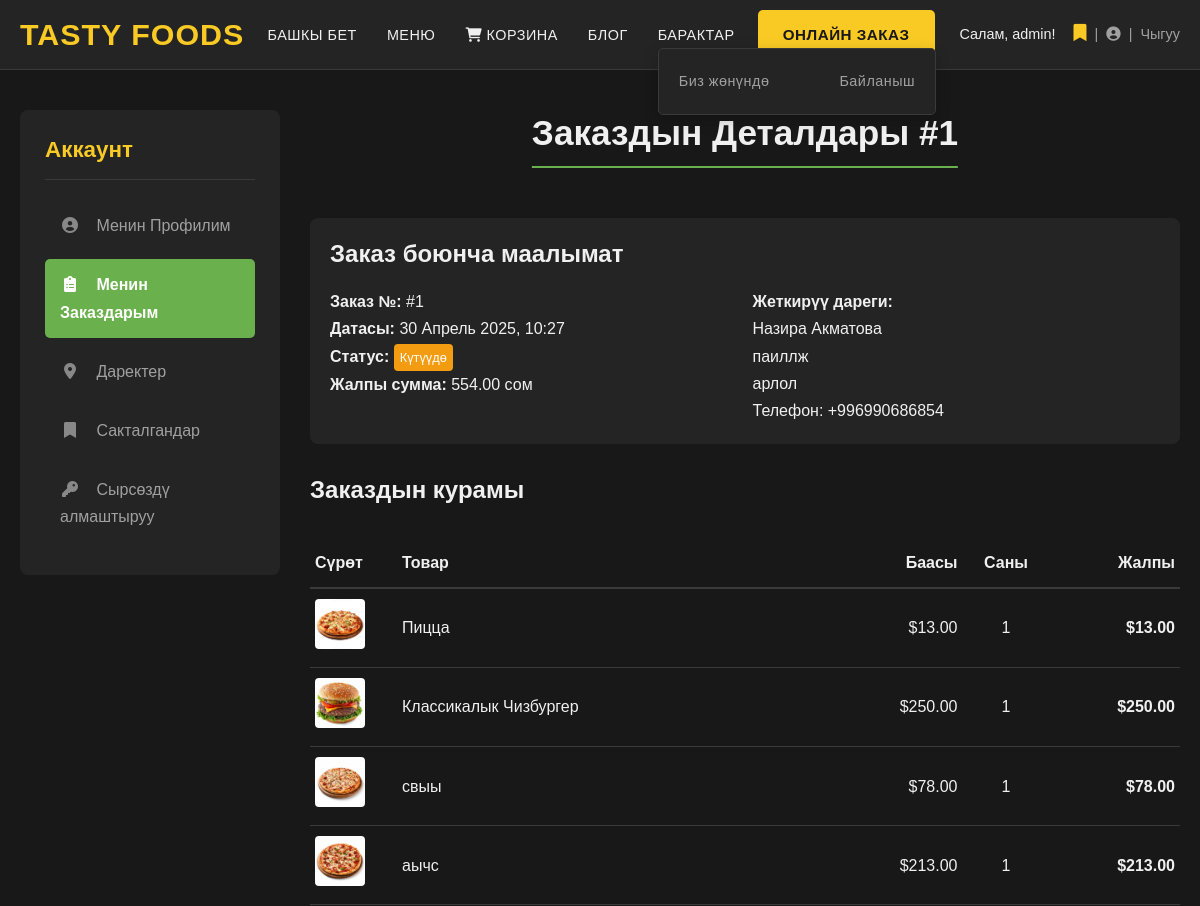
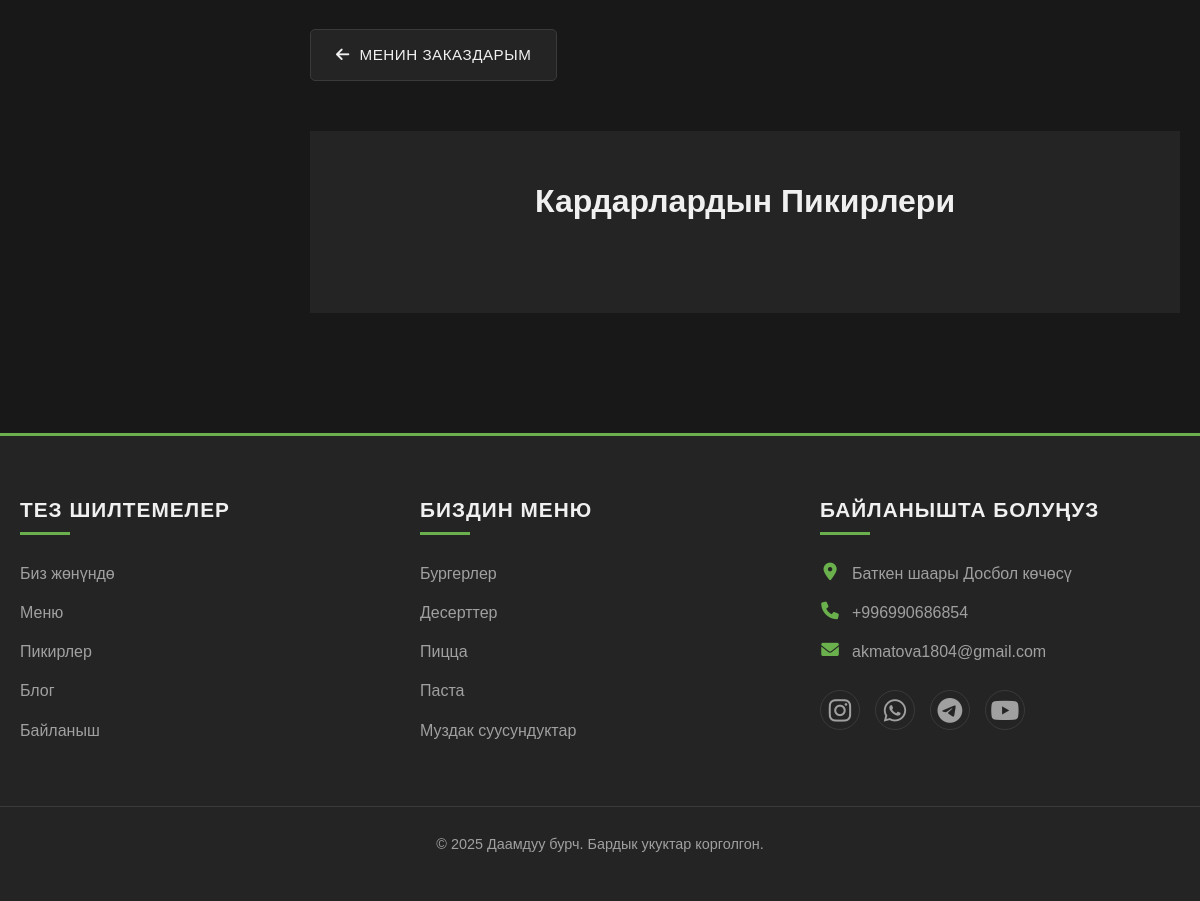
Screenshot of /my-account/orders/1/ (signed in) with the database file from the repository (2 pictures, top to bottom).
### menu/models.py (models this page shows, shortened)
class Order(models.Model):
    user = models.ForeignKey(settings.AUTH_USER_MODEL, on_delete=models.SET_NULL, null=True, blank=True, verbose_name=_("Колдонуучу"))
    first_name = models.CharField(_("Аты"), max_length=100); last_name = models.CharField(_("Фамилиясы"), max_length=100)
    email = models.EmailField(_("Email"), blank=True); phone = models.CharField(_("Телефон номери"), max_length=20)
    address = models.CharField(_("Дареги"), max_length=250); postal_code = models.CharField(_("Почта индекси"), max_length=20, blank=True)
    city = models.CharField(_("Шаар"), max_length=100); created_at = models.DateTimeField(_("Түзүлгөн убакыт"), auto_now_add=True)
    updated_at = models.DateTimeField(_("Жаңыланган убакыт"), auto_now=True); paid = models.BooleanField(_("Төлөндү"), default=False)
    STATUS_CHOICES = ( ('Pending', _('Күтүүдө')), ('Processing', _('Иштетүүдө')), ('Shipped', _('Жөнөтүлдү')), ('Delivered', _('Жеткирилди')), ('Cancelled', _('Жокко чыгарылды')), )
    status = models.CharField(_("Статус"), max_length=10, choices=STATUS_CHOICES, default='Pending')
    class Meta: ordering = ('-created_at',); verbose_name = _("Заказ"); verbose_name_plural = _("Заказдар")
    def get_total_cost(self): return sum(item.get_cost() for item in self.items.all())

class OrderItem(models.Model):
    order = models.ForeignKey(Order, related_name='items', on_delete=models.CASCADE, verbose_name=_("Заказ"))
    product = models.ForeignKey(Product, related_name='order_items', on_delete=models.CASCADE, verbose_name=_("Товар"))
    price = models.DecimalField(_("Баасы (заказ учурунда)"), max_digits=10, decimal_places=2)
    quantity = models.PositiveIntegerField(_("Саны"), default=1)
    class Meta: verbose_name = _("Заказ Элементи"); verbose_name_plural = _("Заказ Элементтери")
    def get_cost(self): return self.price * self.quantity

class Product(models.Model):
    category = models.ForeignKey(Category, related_name='products', on_delete=models.SET_NULL, null=True, blank=True, verbose_name=_("Категория"))
    name = models.CharField(max_length=200, verbose_name=_("Аты"))
    slug = models.SlugField(max_length=220, unique=True, blank=True, verbose_name="Слаг (авто)")
    description = models.TextField(blank=True, null=True, verbose_name=_("Сүрөттөмө"))
    price = models.DecimalField(max_digits=10, decimal_places=2, verbose_name=_("Баасы (сом)")) # Доллар эмес, сом
    image = models.ImageField(upload_to='product_images/', blank=True, null=True, verbose_name=_("Сүрөт"))
    rating = models.FloatField( validators=[MinValueValidator(0.0), MaxValueValidator(5.0)], default=0.0, verbose_name=_("Рейтинг (0-5)"))
    discount_percentage = models.PositiveIntegerField(null=True, blank=True, verbose_name=_("Скидка (%)"))
    discount_message = models.CharField(max_length=100, blank=True, null=True, verbose_name=_("Скидка билдирүүсү"))
    saved_by = models.ManyToManyField(settings.AUTH_USER_MODEL, related_name='saved_products', blank=True, verbose_name=_("Кимдер сактады"))
    is_active = models.BooleanField(default=True, verbose_name=_("Активдүү (көрүнгөн)"))
    created_at = models.DateTimeField(auto_now_add=True, verbose_name=_("Түзүлгөн дата"))
    updated_at = models.DateTimeField(auto_now=True, verbose_name=_("Жаңыланган дата"))
    def get_absolute_url(self): return reverse('menu:product_detail', args=[self.slug])
    class Meta: verbose_name = _("Товар (Тамак)"); verbose_name_plural = _("Товарлар (Тамактар)"); ordering = ['-created_at']
    def get_image_url(self):
        if self.image and hasattr(self.image, 'url'): return self.image.url
        from django.templatetags.static import static; return static('menu/placeholder.png')

### menu/views.py (the view)
# urls.py: path('my-account/orders/<int:order_id>/', views.order_detail_view, name='order_detail'),
@login_required
def order_detail_view(request, order_id):
    order = get_object_or_404(Order, id=order_id, user=request.user)
    order_items = order.items.all().select_related('product')
    categories = Category.objects.filter(is_active=True)
    context = { 'order': order, 'order_items': order_items, 'page_title': _("Заказдын Деталдары") + f" #{order.id}", 'active_nav': 'my_orders', 'categories': categories, }
    return render(request, 'menu/order_detail.html', context)

### templates/menu/order_detail.html (shortened to what this page needs)
{% extends 'menu/base.html' %}
{% load static %}
{% load i18n %}
{% load l10n %}
{% block sidebar %}
    {% include 'menu/includes/_sidebar.html' %}
{% endblock sidebar %}
{% block content %}
    <h1>{{ page_title }}</h1>
    <div class="order-detail-container" style="margin-top: 20px;">
        <div class="order-summary" style="background-color: var(--bg-card); padding: 20px; border-radius: 8px; margin-bottom: 30px;">
            <h3>{% translate "Заказ боюнча маалымат" %}</h3>
            <div style="display: grid; grid-template-columns: repeat(auto-fit, minmax(250px, 1fr)); gap: 15px;">
                <div>
                    <strong>{% translate "Заказ №" %}:</strong> #{{ order.id }}<br>
                    <strong>{% translate "Датасы" %}:</strong> {{ order.created_at|date:"d F Y, H:i" }}<br>
                    <strong>{% translate "Статус" %}:</strong>
                    <span class="status-badge status-{{ order.status|lower }}"
                          style="padding: 3px 6px; border-radius: 4px; font-size: 0.8em; font-weight: 500; color: #fff;">
                        {{ order.get_status_display }}
                    </span><br>
                    <strong>{% translate "Жалпы сумма" %}:</strong> {{ order.get_total_cost|floatformat:2 }}  {% translate "сом" %}
                </div>
                <div>
                    <strong>{% translate "Жеткирүү дареги" %}:</strong><br>
                    {{ order.first_name }} {{ order.last_name }}<br>
                    {{ order.address }}<br>
                    {{ order.city }}{% if order.postal_code %}, {{ order.postal_code }}{% endif %}<br>
                    {% translate "Телефон:" %} {{ order.phone }}<br>
                </div>
            </div>
        </div>
        <h3>{% translate "Заказдын курамы" %}</h3>
        <div style="overflow-x: auto;">
            <table class="order-items-table" style="width: 100%; min-width: 500px; border-collapse: collapse; margin-top: 15px;">
                <thead>
                    <tr style="border-bottom: 2px solid var(--border-color);">
                        <th style="text-align: left; padding: 10px 5px; width: 10%;">{% translate "Сүрөт" %}</th>
                        <th style="text-align: left; padding: 10px 5px;">{% translate "Товар" %}</th>
                        <th style="text-align: right; padding: 10px 5px; width: 15%;">{% translate "Баасы" %}</th>
                        <th style="text-align: center; padding: 10px 5px; width: 10%;">{% translate "Саны" %}</th>
                        <th style="text-align: right; padding: 10px 5px; width: 15%;">{% translate "Жалпы" %}</th>
                    </tr>
                </thead>
                <tbody>
                    {% for item in order_items %}
                    <tr style="border-bottom: 1px solid var(--border-color);">
                        <td style="padding: 10px 5px;">
                            {% if item.product.get_image_url %}
                            <img src="{{ item.product.get_image_url }}" alt="{{ item.product.name }}" style="width: 50px; height: 50px; object-fit: cover; border-radius: 4px;">
                            {% endif %}
                        </td>
                        <td style="padding: 10px 5px;">
                            {% if item.product %}
                                <a href="{{ item.product.get_absolute_url }}">{{ item.product.name }}</a>
                            {% else %}
                                {% translate "Товар өчүрүлгөн" %}
                            {% endif %}
                        </td>
                        <td style="text-align: right; padding: 10px 5px;">${{ item.price|floatformat:2 }}</td>
                        <td style="text-align: center; padding: 10px 5px;">{{ item.quantity }}</td>
                        <td style="text-align: right; padding: 10px 5px; font-weight: bold;">${{ item.get_cost|floatformat:2 }}</td>
                    </tr>
                    {% endfor %}
                </tbody>
            </table>
        </div>
        <div style="margin-top: 30px;">
            <a href="{% url 'menu:my_orders' %}" class="btn btn-secondary">
                <i class="fas fa-arrow-left" style="margin-right: 5px;"></i> {% translate "Менин заказдарым" %}
            </a>
        </div>
    </div>
    <section class="testimonials" style="padding: 50px 0; background-color: var(--bg-card); margin-top: 50px;">
        <div class="container">
            <h2 style="text-align: center; margin-bottom: 40px;">{% translate "Кардарлардын Пикирлери" %}</h2>
        </div>
    </section>
{% endblock content %}

### templates/menu/includes/_header.html (shortened to what this page needs)
{% load static %}
{% load i18n %}
<header class="site-header">
    <div class="container header-container">
        <a href="{% url 'menu:home' %}" class="logo">TASTY FOODS</a>
        <nav class="main-navigation">
            <ul>
                <li class="{% if active_nav == 'home' %}active-nav{% endif %}"><a href="{% url 'menu:home' %}">{% translate "Башкы бет" %}</a></li>
                <li class="{% if active_nav == 'menu' %}active-nav{% endif %}"><a href="{% url 'menu:menu_list' %}">{% translate "Меню" %}</a></li>
                <li class="{% if active_nav == 'order' %}active-nav{% endif %}">
                    <a href="{% url 'menu:view_cart' %}">
                        <i class="fas fa-shopping-cart"></i> {% translate "Корзина" %}
                    </a>
                </li>
                <li class="{% if active_nav == 'blog' %}active-nav{% endif %}"><a href="{% url 'menu:blog_list' %}">{% translate "Блог" %}</a></li>
                <li class="nav-item dropdown {% if active_nav == 'about' or active_nav == 'contact' %}active-nav{% endif %}">
                    <a href="#" class="dropdown-toggle">{% translate "Барактар" %}</a>
                    <ul class="dropdown-menu">
                         <li><a href="{% url 'menu:about_us' %}">{% translate "Биз жөнүндө" %}</a></li>
                         <li><a href="{% url 'menu:contact_us' %}">{% translate "Байланыш" %}</a></li>
                    </ul>
                </li>
            </ul>
        </nav>
        <div class="header-right">
            <a href="{% url 'menu:order_online' %}" class="btn btn-primary">{% translate "Онлайн заказ" %}</a>
            <div class="auth-links">
               {% if user.is_authenticated %}
                   <span style="margin-right: 10px;">{% blocktranslate with user_name=user.username %}Салам, {{ user_name }}!{% endblocktranslate %}</span>
                   <a href="{% url 'menu:saved_foods' %}" title="{% translate 'Сакталгандар' %}"><i class="fas fa-bookmark"></i></a> |
                   <a href="{% url 'menu:profile' %}" title="{% translate 'Менин Профилим' %}"><i class="fas fa-user-circle"></i></a> |
                   <a href="{% url 'logout' %}">{% translate "Чыгуу" %}</a>
               {% else %}
                   <a href="{% url 'login' %}">{% translate "Кирүү" %}</a> /
                   <a href="{% url 'menu:register' %}">{% translate "Катталуу" %}</a>
               {% endif %}
           </div>
        </div>
    </div>
</header>

### menu/static/menu/style.css (style rules this page uses)
:root { --bg-dark: #181818; --bg-card: #242424; --text-light: #f0f0f0; --text-secondary: #a0a0a0; --accent-green: #6ab04c; --accent-yellow: #f9ca24; --primary-color: var(--accent-green); --secondary-color: var(--accent-yellow); --border-color: #3a3a3a; --danger-color: #e74c3c; --success-color: #2ecc71; --info-color: #3498db; --image-bg-color: #2e2e2e; --card-border-radius: 6px; --card-shadow: 0 2px 5px rgba(0, 0, 0, 0.4); --card-hover-shadow: 0 5px 15px rgba(0, 0, 0, 0.5); --container-width: 1200px; --header-height: 70px; }
* { box-sizing: border-box; margin: 0; padding: 0; }
html { scroll-behavior: smooth; }
body { font-family: 'Poppins', 'Arial', sans-serif; background-color: var(--bg-dark); color: var(--text-light); line-height: 1.7; font-size: 16px; }
.container { max-width: var(--container-width); margin: 0 auto; padding: 0 20px; }
a { color: var(--text-light); text-decoration: none; transition: color 0.3s ease; }
ul { list-style: none; }
h1, h2, h3, h4, h5, h6 { margin-bottom: 0.8em; color: var(--text-light); font-weight: 600; line-height: 1.3; }
h1 { font-size: 2.5em; margin-bottom: 0.6em; }
h2 { font-size: 2em; }
h3 { font-size: 1.5em; }
.btn { display: inline-block; padding: 12px 25px; background-color: var(--primary-color); color: #fff; border: none; border-radius: 5px; cursor: pointer; text-align: center; transition: background-color 0.3s ease, transform 0.2s ease, box-shadow 0.3s ease; font-weight: 500; font-size: 0.95em; text-transform: uppercase; letter-spacing: 0.5px; }
.btn-primary { background-color: var(--secondary-color); color: var(--bg-dark); font-weight: bold; }
.btn-secondary { background-color: var(--bg-card); border: 1px solid var(--border-color); color: var(--text-light); }
.site-header { background-color: var(--bg-card); padding: 0; border-bottom: 1px solid var(--border-color); position: sticky; top: 0; left: 0; width: 100%; z-index: 1000; height: var(--header-height); }
.header-container { display: flex; justify-content: space-between; align-items: center; height: 100%; }
.logo { font-size: 1.9em; font-weight: 700; color: var(--secondary-color); text-transform: uppercase; letter-spacing: 1px; }
.main-navigation ul { display: flex; gap: 30px; }
.main-navigation a { font-weight: 500; padding: 10px 0; position: relative; text-transform: uppercase; font-size: 0.9em; letter-spacing: 0.5px; }
.main-navigation a::after { content: ''; position: absolute; bottom: 0; left: 0; width: 0; height: 3px; background-color: var(--primary-color); transition: width 0.3s ease; }
.header-right { display: flex; align-items: center; gap: 25px; }
.auth-links { font-size: 0.9em; color: var(--text-secondary); display: flex; align-items: center; gap: 8px; }
.auth-links a { color: var(--text-secondary); transition: color 0.3s ease; }
.auth-links i.fa-bookmark { font-size: 1.2em; color: var(--secondary-color); }
.auth-links span { color: var(--text-light); }
.nav-item.dropdown { position: relative; }
.dropdown-menu { display: none; position: absolute; top: 100%; left: 0; background-color: var(--bg-card); list-style: none; padding: 10px 0; margin: 0; min-width: 180px; z-index: 1001; border: 1px solid var(--border-color); border-radius: 5px; box-shadow: 0 5px 15px rgba(0,0,0,0.2); }
.dropdown-menu li a { display: block; padding: 10px 20px; color: var(--text-secondary); white-space: nowrap; font-size: 0.9em; text-transform: none; }
.dropdown-menu li a::after { display: none; }
.content > h1 { margin-bottom: 30px; font-size: 2.2em; text-align: center; color: var(--text-light); border-bottom: 2px solid var(--primary-color); display: inline-block; padding-bottom: 10px; position: relative; left: 50%; transform: translateX(-50%); }

### templates/menu/order_detail.html (style rules this page uses)
.status-badge { background-color: #777; display: inline-block; }
.status-pending { background-color: #f39c12; }

### rows the page displays
Order: id "1", created_at "30 Апрель 2025, 10:27", status "Күтүүдө", get_total_cost "554.00", first_name "Назира", last_name "Акматова", address "паиллж", city "арлол", phone "+996990686854"
OrderItem: product.get_image_url (picture), product.name "Пицца", price "13.00", quantity "1", get_cost "13.00"
OrderItem: product.get_image_url (picture), product.name "Классикалык Чизбургер", price "250.00", quantity "1", get_cost "250.00"
OrderItem: product.get_image_url (picture), product.name "свыы", price "78.00", quantity "1", get_cost "78.00"
OrderItem: product.get_image_url (picture), product.name "аычс", price "213.00", quantity "1", get_cost "213.00"

### other values shown
{{ page_title }} "Заказдын Деталдары #1"
